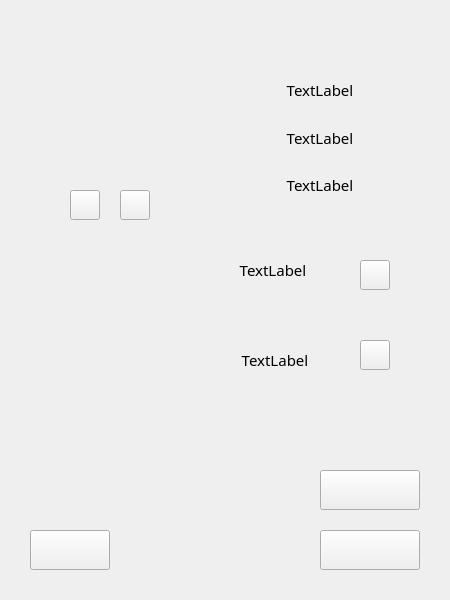
<?xml version="1.0" encoding="UTF-8"?>
<ui version="4.0">
 <class>Management</class>
 <widget class="QWidget" name="Management">
  <property name="enabled">
   <bool>true</bool>
  </property>
  <property name="geometry">
   <rect>
    <x>0</x>
    <y>0</y>
    <width>450</width>
    <height>600</height>
   </rect>
  </property>
  <property name="windowTitle">
   <string>Form</string>
  </property>
  <widget class="QLabel" name="label_photo">
   <property name="geometry">
    <rect>
     <x>60</x>
     <y>80</y>
     <width>100</width>
     <height>100</height>
    </rect>
   </property>
   <property name="frameShape">
    <enum>QFrame::NoFrame</enum>
   </property>
   <property name="text">
    <string/>
   </property>
  </widget>
  <widget class="QLabel" name="label_text_username">
   <property name="geometry">
    <rect>
     <x>198</x>
     <y>80</y>
     <width>55</width>
     <height>25</height>
    </rect>
   </property>
   <property name="text">
    <string/>
   </property>
   <property name="pixmap">
    <pixmap>:/Management/src/USERNAME_W_55_25.png</pixmap>
   </property>
  </widget>
  <widget class="QLabel" name="label_text_gametime">
   <property name="geometry">
    <rect>
     <x>198</x>
     <y>128</y>
     <width>60</width>
     <height>25</height>
    </rect>
   </property>
   <property name="text">
    <string/>
   </property>
   <property name="pixmap">
    <pixmap>:/Management/src/GAMETIME_W_60_25.png</pixmap>
   </property>
  </widget>
  <widget class="QLabel" name="label_text_horsehave">
   <property name="geometry">
    <rect>
     <x>198</x>
     <y>176</y>
     <width>60</width>
     <height>25</height>
    </rect>
   </property>
   <property name="text">
    <string/>
   </property>
   <property name="pixmap">
    <pixmap>:/Management/src/HORSEHAVE_W_60_25.png</pixmap>
   </property>
  </widget>
  <widget class="QPushButton" name="pushButton_changename">
   <property name="geometry">
    <rect>
     <x>320</x>
     <y>470</y>
     <width>100</width>
     <height>40</height>
    </rect>
   </property>
   <property name="styleSheet">
    <string notr="true">QPushButton{border-image:url(:/Management/src/CHANGEUSERNAME_W.png)}
QPushButton:hover{border-image: url(:/Management/src/CHANGEUSERNAME_P.png)}
QPushButton:pressed{border-image:url(:/Management/src/CHANGEUSERNAME_C.png) }</string>
   </property>
   <property name="text">
    <string/>
   </property>
   <property name="flat">
    <bool>false</bool>
   </property>
  </widget>
  <widget class="QPushButton" name="pushButton_changecode">
   <property name="geometry">
    <rect>
     <x>320</x>
     <y>530</y>
     <width>100</width>
     <height>40</height>
    </rect>
   </property>
   <property name="styleSheet">
    <string notr="true">QPushButton{border-image:url(:/Management/src/CHANGECODE_W.png)}
QPushButton:hover{border-image:url(:/Management/src/CHANGECODE_P.png) }
QPushButton:pressed{border-image:url(:/Management/src/CHANGECODE_C.png) }</string>
   </property>
   <property name="text">
    <string/>
   </property>
  </widget>
  <widget class="QPushButton" name="pushButton_return">
   <property name="geometry">
    <rect>
     <x>30</x>
     <y>530</y>
     <width>80</width>
     <height>40</height>
    </rect>
   </property>
   <property name="styleSheet">
    <string notr="true">QPushButton{border-image:url(:/Return/src/RETURN_W.png)}
QPushButton:hover{border-image:url(:/Return/src/RETURN_P.png)}
QPushButton:pressed{border-image: url(:/Return/src/RETURN_C.png)}</string>
   </property>
   <property name="text">
    <string/>
   </property>
  </widget>
  <widget class="QLabel" name="label_text_toprank">
   <property name="geometry">
    <rect>
     <x>50</x>
     <y>240</y>
     <width>120</width>
     <height>50</height>
    </rect>
   </property>
   <property name="text">
    <string/>
   </property>
   <property name="pixmap">
    <pixmap>:/Management/src/TOPRANK_W_120_50.png</pixmap>
   </property>
  </widget>
  <widget class="QLabel" name="label_text_topscore">
   <property name="geometry">
    <rect>
     <x>50</x>
     <y>330</y>
     <width>120</width>
     <height>50</height>
    </rect>
   </property>
   <property name="text">
    <string/>
   </property>
   <property name="pixmap">
    <pixmap>:/Management/src/TOPSCORE_W_120_50.png</pixmap>
   </property>
  </widget>
  <widget class="QLabel" name="label_toprank">
   <property name="geometry">
    <rect>
     <x>198</x>
     <y>250</y>
     <width>150</width>
     <height>40</height>
    </rect>
   </property>
   <property name="font">
    <font>
     <family>楷体</family>
     <pointsize>11</pointsize>
    </font>
   </property>
   <property name="frameShape">
    <enum>QFrame::NoFrame</enum>
   </property>
   <property name="text">
    <string>TextLabel</string>
   </property>
   <property name="alignment">
    <set>Qt::AlignCenter</set>
   </property>
  </widget>
  <widget class="QLabel" name="label_topscore">
   <property name="geometry">
    <rect>
     <x>200</x>
     <y>340</y>
     <width>150</width>
     <height>40</height>
    </rect>
   </property>
   <property name="font">
    <font>
     <family>楷体</family>
     <pointsize>11</pointsize>
    </font>
   </property>
   <property name="frameShape">
    <enum>QFrame::NoFrame</enum>
   </property>
   <property name="text">
    <string>TextLabel</string>
   </property>
   <property name="alignment">
    <set>Qt::AlignCenter</set>
   </property>
  </widget>
  <widget class="QLabel" name="label_horsehave">
   <property name="geometry">
    <rect>
     <x>270</x>
     <y>170</y>
     <width>100</width>
     <height>30</height>
    </rect>
   </property>
   <property name="font">
    <font>
     <family>楷体</family>
     <pointsize>11</pointsize>
    </font>
   </property>
   <property name="frameShape">
    <enum>QFrame::NoFrame</enum>
   </property>
   <property name="text">
    <string>TextLabel</string>
   </property>
   <property name="alignment">
    <set>Qt::AlignCenter</set>
   </property>
  </widget>
  <widget class="QLabel" name="label_username">
   <property name="geometry">
    <rect>
     <x>270</x>
     <y>75</y>
     <width>100</width>
     <height>30</height>
    </rect>
   </property>
   <property name="font">
    <font>
     <family>楷体</family>
     <pointsize>11</pointsize>
     <weight>50</weight>
     <bold>false</bold>
    </font>
   </property>
   <property name="mouseTracking">
    <bool>false</bool>
   </property>
   <property name="contextMenuPolicy">
    <enum>Qt::NoContextMenu</enum>
   </property>
   <property name="frameShape">
    <enum>QFrame::NoFrame</enum>
   </property>
   <property name="text">
    <string>TextLabel</string>
   </property>
   <property name="alignment">
    <set>Qt::AlignCenter</set>
   </property>
  </widget>
  <widget class="QLabel" name="label_gametime">
   <property name="geometry">
    <rect>
     <x>270</x>
     <y>123</y>
     <width>100</width>
     <height>30</height>
    </rect>
   </property>
   <property name="font">
    <font>
     <family>楷体</family>
     <pointsize>11</pointsize>
    </font>
   </property>
   <property name="frameShape">
    <enum>QFrame::NoFrame</enum>
   </property>
   <property name="text">
    <string>TextLabel</string>
   </property>
   <property name="alignment">
    <set>Qt::AlignCenter</set>
   </property>
  </widget>
  <widget class="QPushButton" name="pushButton_up">
   <property name="geometry">
    <rect>
     <x>360</x>
     <y>260</y>
     <width>30</width>
     <height>30</height>
    </rect>
   </property>
   <property name="styleSheet">
    <string notr="true">QPushButton{border-image:url(:/Management/src/LASTINDEX_UP_W.png)}
QPushButton:hover{border-image:url(:/Management/src/LASTINDEX_UP_P.png) }
QPushButton:pressed{border-image:url(:/Management/src/LASTINDEX_UP_C.png)}</string>
   </property>
   <property name="text">
    <string/>
   </property>
  </widget>
  <widget class="QPushButton" name="pushButton_down">
   <property name="geometry">
    <rect>
     <x>360</x>
     <y>340</y>
     <width>30</width>
     <height>30</height>
    </rect>
   </property>
   <property name="styleSheet">
    <string notr="true">QPushButton{border-image:url(:/Management/src/NEXTINDEX_DOWN_W.png)}
QPushButton:hover{border-image:url(:/Management/src/NEXTINDEX_DOWN_P.png) }
QPushButton:pressed{border-image:url(:/Management/src/NEXTINDEX_DOWN_C.png)}</string>
   </property>
   <property name="text">
    <string/>
   </property>
  </widget>
  <widget class="QLabel" name="label_switchEH">
   <property name="enabled">
    <bool>true</bool>
   </property>
   <property name="geometry">
    <rect>
     <x>350</x>
     <y>300</y>
     <width>50</width>
     <height>30</height>
    </rect>
   </property>
   <property name="frameShape">
    <enum>QFrame::NoFrame</enum>
   </property>
   <property name="text">
    <string/>
   </property>
  </widget>
  <widget class="QPushButton" name="pushButton_left">
   <property name="geometry">
    <rect>
     <x>70</x>
     <y>190</y>
     <width>30</width>
     <height>30</height>
    </rect>
   </property>
   <property name="styleSheet">
    <string notr="true">QPushButton{border-image:url(:/Management/src/LASTINDEX_LEFT_W.png)}
QPushButton:hover{border-image:url(:/Management/src/LASTINDEX_LEFT_P.png) }
QPushButton:pressed{border-image:url(:/Management/src/LASTINDEX_LEFT_C.png)}</string>
   </property>
   <property name="text">
    <string/>
   </property>
  </widget>
  <widget class="QPushButton" name="pushButton_right">
   <property name="geometry">
    <rect>
     <x>120</x>
     <y>190</y>
     <width>30</width>
     <height>30</height>
    </rect>
   </property>
   <property name="styleSheet">
    <string notr="true">QPushButton{border-image:url(:/Management/src/NEXTINDEX_RIGHT_W.png)}
QPushButton:hover{border-image:url(:/Management/src/NEXTINDEX_RIGHT_P.png) }
QPushButton:pressed{border-image:url(:/Management/src/NEXTINDEX_RIGHT_C.png)}</string>
   </property>
   <property name="text">
    <string/>
   </property>
  </widget>
 </widget>
 <resources>
  <include location="index.qrc"/>
 </resources>
 <connections/>
</ui>
